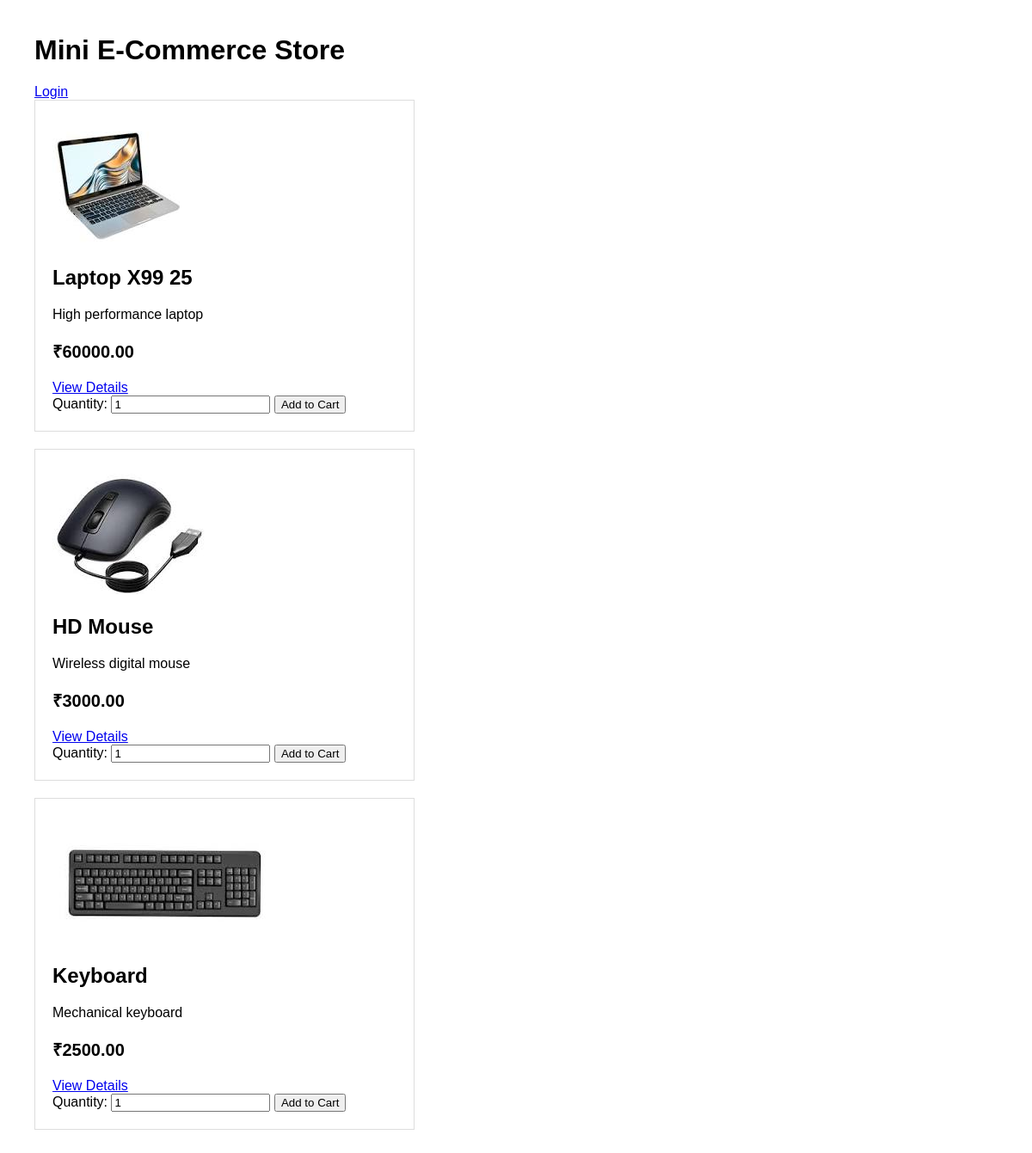
The page / on the database its author committed.
### products/models.py (models this page shows, shortened)
class Product(models.Model):
    name = models.CharField(max_length=200)
    description = models.TextField()
    price = models.DecimalField(
        max_digits=10,
        decimal_places=2
    )
    image = models.ImageField(
        upload_to='products/',
        blank=True,
        null=True
    )

### products/views.py (the view)
# urls.py: path('', views.product_list, name='product_list'),
def product_list(request):
    products = Product.objects.all()
    context = {
        'products': products
    }
    return render(
        request,
        'products/product_list.html',
        context
    )

### products/templates/products/product_list.html (shortened to what this page needs)
<!DOCTYPE html>
<html>
<head>
</head>
<body>
<h1>Mini E-Commerce Store</h1>
{% if user.is_authenticated %}
    <p>
        Welcome, {{ user.username }}!
    </p>
    <a href="{% url 'profile_detail' %}">
    <button type="button">Profile</button>
    </a>
    <a href="{% url 'view_cart' %}">
        <button type="button">
            View Cart
        </button>
    </a>
    <a href="{% url 'order_list' %}">
    <button type="button">My Orders</button>
    </a>
    <a href="{% url 'recently_viewed' %}">
    <button type="button">Recently Viewed</button>
    </a>
    <form method="POST" action="{% url 'logout' %}">
        {% csrf_token %}
        <button type="submit">
            Logout
        </button>
    </form>
{% else %}
    <a href="{% url 'login' %}">
        Login
    </a>
{% endif %}
{% for product in products %}
<div class="product">
    {% if product.image %}
    <img
        src="{{ product.image.url }}"
        alt="{{ product.name }}"
    >
    {% endif %}
    <h2>{{ product.name }}</h2>
    <p>
        {{ product.description }}
    </p>
    <p class="price">
        ₹{{ product.price }}
    </p>
    <a href="{% url 'product_detail' product.id %}">
        View Details
    </a>
    <form method="POST"
          action="{% url 'add_to_cart' product.id %}">
        <label>
            Quantity:
        </label>
        <input
            type="number"
            name="quantity"
            value="1"
            min="1"
        >
        <button type="submit">
            Add to Cart
        </button>
    </form>
</div>
{% empty %}
<p>No products available.</p>
{% endfor %}
</body>
</html>

### products/templates/products/product_list.html (style rules this page uses)
body { font-family: Arial, sans-serif; margin: 40px; }
.product { border: 1px solid #ddd; padding: 20px; margin-bottom: 20px; width: 400px; }
.price { font-size: 20px; font-weight: bold; }

### rows shown on the page
Product: image (picture), name "Laptop X99 25", description "High performance laptop", price "60000.00"
Product: image (picture), name "HD Mouse", description "Wireless digital mouse", price "3000.00"
Product: image (picture), name "Keyboard", description "Mechanical keyboard", price "2500.00"
